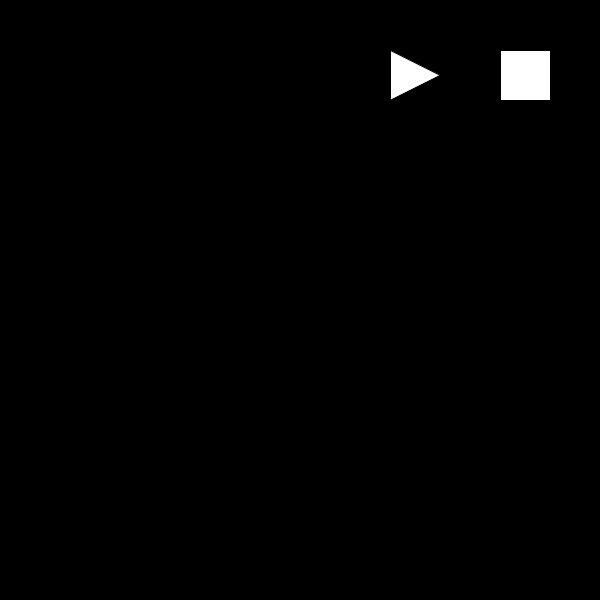
Frame 1 (no input)
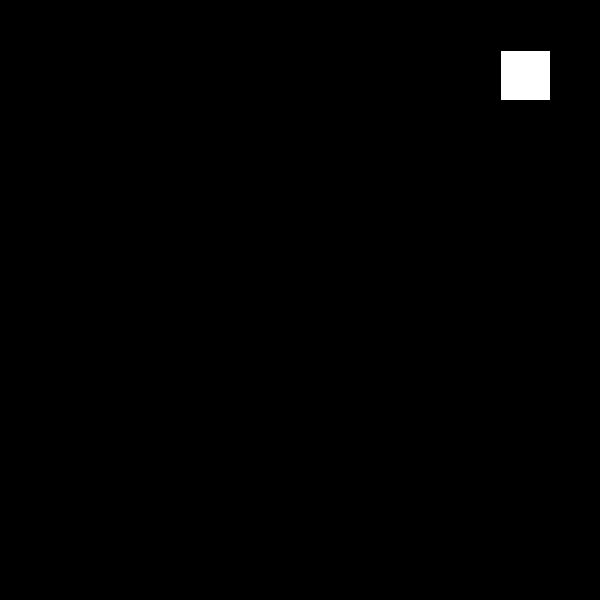
Frame 60 (the mouse pressed at the canvas centre just before this capture)
Frame 120 (the mouse held since frame 60 and released just before this capture): identical to frame 60, image omitted

The Processing sketch that drew these frames (run headless with seeded random() and noise(); from frame 60 on, the mouse is pressed at the canvas centre):

// Processing sketch: nervous1
// ── nervous1.pde

void setup() {
  size(600, 600);
  frameRate(30);
}
int i = 10;
void draw() {
  background(0);
  triangle(400 - i, 100, 400 - i, 50, 450 - i, 75);
  rect(500, 50, 50, 50);
  i += 10;
}
